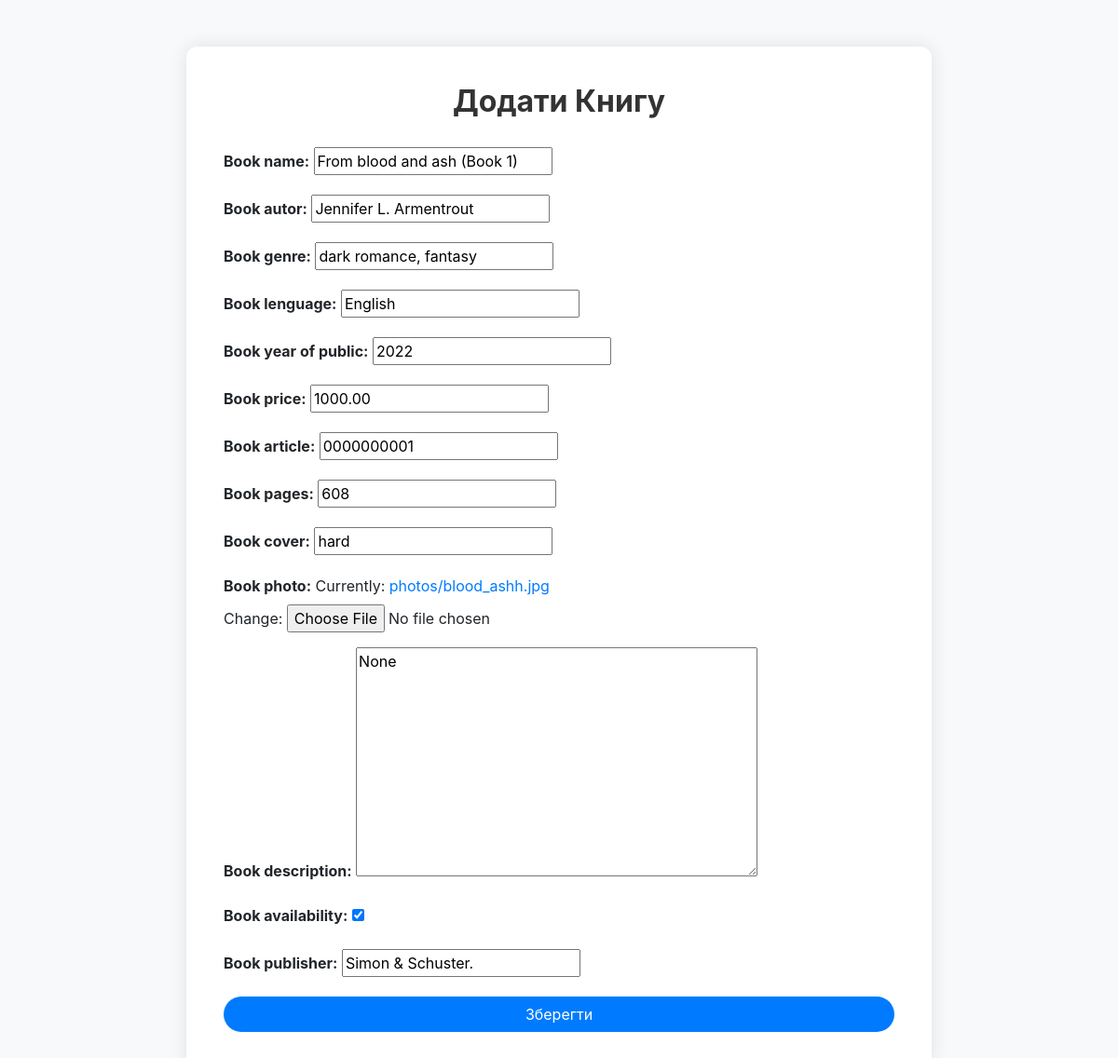
The page /library/book/1/edit/ on the database its author committed.
### library/models.py (models this page shows, shortened)
class Book(models.Model):
    book_name = models.CharField(max_length=50)
    book_autor = models.CharField(max_length=100)
    book_genre = models.CharField(max_length=100)
    book_lenguage = models.CharField(max_length=30)
    book_year_of_public = models.IntegerField()
    book_publisher = models.CharField(max_length=100, default="unknown")
    book_price = models.DecimalField(max_digits=10, decimal_places=2)
    book_article = models.CharField(max_length=10)
    book_pages = models.IntegerField()
    book_cover = models.CharField(max_length=100) # add options
    book_description = models.TextField()
    book_availability = models.BooleanField(default=True)
    book_photo = models.ImageField(upload_to='photos/', default='default.jpg')

### library/views.py (the view)
# urls.py: path('book/<int:pk>/edit/', book_update, name='book_update'),
def book_update(request, pk):
    book = get_object_or_404(Book, pk=pk)
    if request.method == "POST":
        form = BookForm(request.POST, request.FILES, instance=book)
        if form.is_valid():
            form.save()
            return redirect('book_detail', pk=book.pk)
    else:
        form = BookForm(instance=book)
    return render(request, 'library/book_form.html', {'form': form})

### library/forms.py
class BookForm(forms.ModelForm):
    class Meta:
        model = Book
        fields = [
            'book_name', 'book_autor', 'book_genre', 'book_lenguage',
            'book_year_of_public', 'book_price', 'book_article',
            'book_pages', 'book_cover', 'book_photo', 'book_description',
            'book_availability', 'book_publisher'
        ]

### library/templates/library/book_form.html (shortened to what this page needs)
<!DOCTYPE html>
<html lang="en">
<head>
    <link href="https://stackpath.bootstrapcdn.bootstrapcdn.com/bootstrap/4.5.2/css/bootstrap.min.css" rel="stylesheet">
</head>
<body>
    <div class="container">
        <h2>Додати Книгу</h2>
        <form method="POST" enctype="multipart/form-data">
            <div class="form-group">
                {{ form.as_p }}
            </div>
            <button type="submit" class="btn btn-custom btn-block">Зберегти</button>
        </form>
    </div>
</body>
</html>

### library/templates/library/book_form.html (style rules this page uses)
body { background-color: #f8f9fa; }
.container { margin-top: 50px; max-width: 800px; background-color: #ffffff; border-radius: 12px; box-shadow: 0 0 20px rgba(0, 0, 0, 0.1); padding: 40px; }
h2 { margin-bottom: 30px; font-weight: bold; color: #333; text-align: center; }
.btn-custom { background-color: #007bff; color: white; border-radius: 20px; transition: background-color 0.3s, transform 0.2s; }
.form-group label { font-weight: bold; }

### rows shown on the page
Book: book_name "From blood and ash (Book 1)", book_autor "Jennifer L. Armentrout", book_genre "dark romance, fantasy", book_lenguage "English", book_year_of_public "2022", book_price "1000.00", book_article "0000000001", book_pages "608", book_cover "hard", book_description "None", book_availability "☑", book_publisher "Simon & Schuster."
